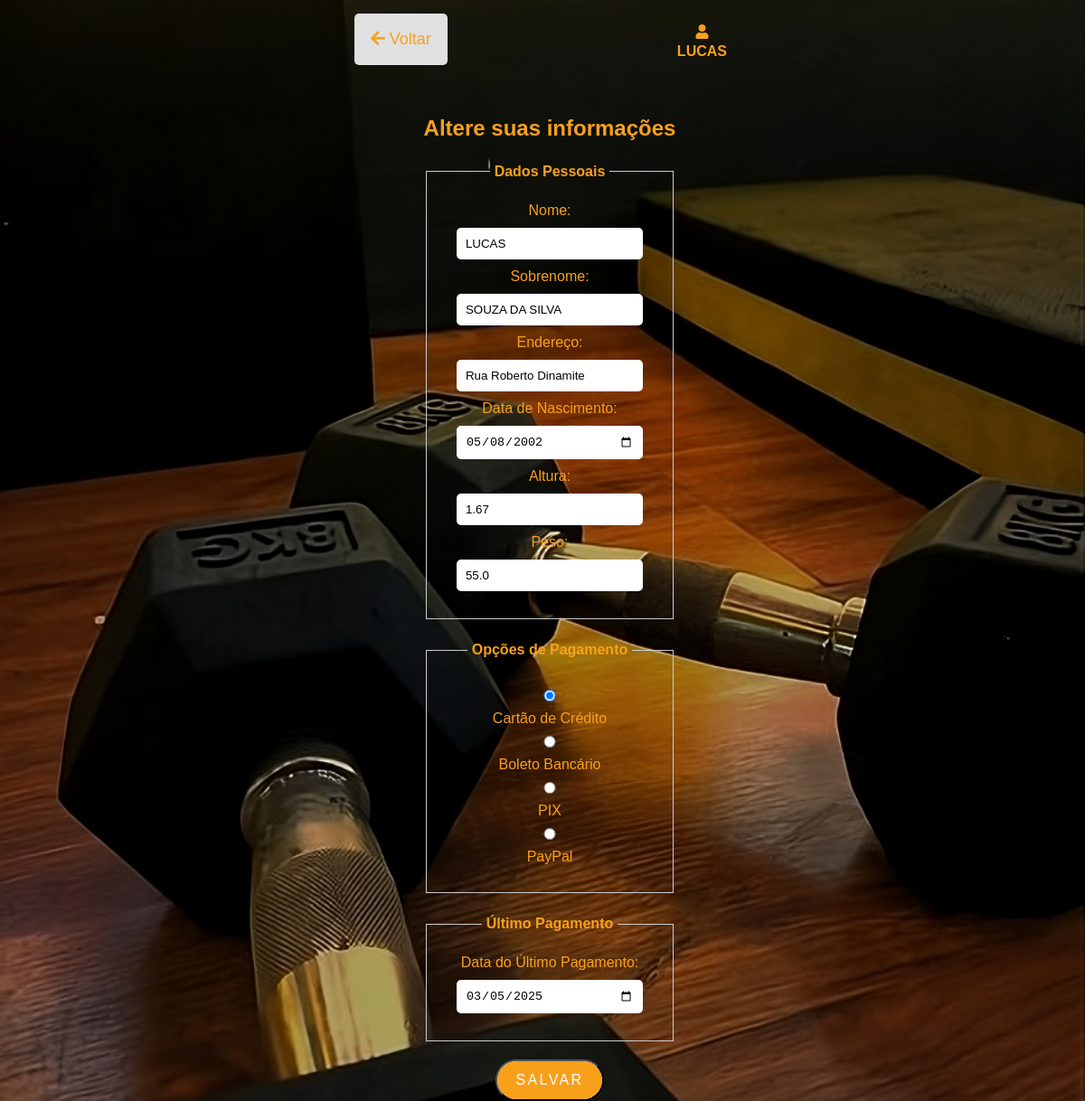
The page /adicionarInfo (signed in) on the database its author committed.
### app.py (models this page shows)
class User(UserMixin, db.Model):
    id = db.Column(db.Integer, primary_key=True)
    first_name = db.Column(db.String(150))
    last_name = db.Column(db.String(150))
    email = db.Column(db.String(150), unique=True, nullable=False)
    data_nascimento = db.Column(db.Date)
    endereco = db.Column(db.String(150))
    contato = db.Column(db.String(50))
    password = db.Column(db.String(150), nullable=False)
    forma_pagamento = db.Column(db.String(50))
    ultimo_pagamento = db.Column(db.Date)
    peso = db.Column(db.Float)
    altura = db.Column(db.Float)
    imc = db.Column(db.Float)

### app.py (the view, shortened to what this page needs)
@app.route('/adicionarInfo', methods=['GET', 'POST'])
@login_required
def adicionarInfo():
    return render_template('adicionarInfo.html', current_user=current_user)

### app.py (called while the page is built)
@login_manager.user_loader
def load_user(user_id):
    return db.session.get(User, int(user_id))

### templates/adicionarInfo.html (shortened to what this page needs)
<!DOCTYPE html>
<html lang="pt-BR">
<head>
    <link rel="stylesheet" href="{{ url_for('static', filename='style.css') }}">
    <link rel="stylesheet" href="https://cdnjs.cloudflare.com/ajax/libs/font-awesome/5.15.3/css/all.min.css">
</head>
<body>
        <nav>
            <div class="top-bar">
                <div class="left-section">
                    <button class="back-button">
                        <a href="{{ url_for('user') }}">
                            <i class="fas fa-arrow-left"></i> Voltar
                        </a>
                    </button>
                </div>
                <div class="right-section">
                    <i class="fas fa-user user-icon"></i>
                    <span class="user-name">{{ current_user.first_name }}</span>
                </div>
            </div>
        </nav>
        <main>
            <h2>Altere suas informações</h2>
            <form action="{{ url_for('adicionarInfo') }}" method="post">
                <fieldset>
                    <legend>Dados Pessoais</legend>
                    <label>Nome:
                        <input type="text" name="nome" value="{{ current_user.first_name }}" required>
                    </label>
                    <label>Sobrenome:
                        <input type="text" name="sobrenome" value="{{ current_user.last_name }}" required>
                    </label>
                    <label>Endereço:
                        <input type="text" name="endereco" value="{{ current_user.endereco }}" required>
                    </label>
                    <label>Data de Nascimento:
                        <input type="date" name="data_nascimento" value="{{ current_user.data_nascimento }}" required>
                    </label>
                    <label>Altura:
                        <input type="text" name="altura" value="{{ current_user.altura }}" required>
                    </label>
                    <label>Peso:
                        <input type="text" name="peso" value="{{ current_user.peso }}" required>
                    </label>
                </fieldset>
                <fieldset>
                    <legend>Opções de Pagamento</legend>
                    <label>
                        <input type="radio" name="forma_pagamento" value="Cartão de Crédito" required
                        {% if current_user.forma_pagamento == 'Cartão de Crédito' %}checked{% endif %}>
                        Cartão de Crédito
                    </label>
                    <label>
                        <input type="radio" name="forma_pagamento" value="Boleto" required
                        {% if current_user.forma_pagamento == 'Boleto' %}checked{% endif %}>
                        Boleto Bancário
                    </label>
                    <label>
                        <input type="radio" name="forma_pagamento" value="Pix" required
                        {% if current_user.forma_pagamento == 'Pix' %}checked{% endif %}>
                        PIX
                    </label>
                    <label>
                        <input type="radio" name="forma_pagamento" value="PayPal" required
                        {% if current_user.forma_pagamento == 'PayPal' %}checked{% endif %}>
                        PayPal
                    </label>
                </fieldset>
                <fieldset>
                    <legend>Último Pagamento</legend>
                    <label>Data do Último Pagamento:
                        <input type="date" name="ultimo_pagamento" value="{{ current_user.ultimo_pagamento }}" required>
                    </label>
                </fieldset>
                <button type="submit" class="button">Salvar</button>
            </form>
        </main>
</body>
</html>

### static/style.css (style rules this page uses)
:root { --cor_letra: #F9A01B; --cor_letra_navegação: #ffffff; --cor_fundoBotao1: #F9A01B; --cor_fundoBotao2: #F9A01B; }
body { font-family: 'Verdana', sans-serif; text-align: center; background: url('../static/image/FundoM.png') no-repeat center center fixed; background-size: cover; background-color: black; height: 100vh; width: 100%; display: flex; flex-direction: column; align-items: center; color: var(--cor_letra); font-size: 16px; }
nav { width: 90vw; display: flex; flex-direction: row; justify-content: space-evenly; height: 30px; margin-top: 20px; margin-bottom: 50px; }
.top-bar { width: 90vw; display: flex; justify-content: space-evenly; align-items: center; background-color: none; padding: 10px; font-family: sans-serif; }
.left-section { display: flex; align-items: center; margin-left: 10px; }
.back-button { background-color: #e0e0e0; border: none; padding: 8px; border-radius: 5px; cursor: pointer; display: flex; align-items: center; }
.back-button i { margin-right: 0px; }
.right-section { height: 32px; display: flex; flex-direction: column; justify-content: space-evenly; font-size: 16px; font-weight: bold; margin-right: 30px; margin-left: -50px; }
.right-section i { margin-top: 0px; margin-bottom: 5px; }
h2 { font-family: 'Verdana', sans-serif; }
a { text-decoration: none; color: #F9A01B; font-size: 18px; margin: 10px; }
fieldset { border: 1px solid #ccc; padding: 20px; margin-bottom: 20px; }
legend { font-weight: bold; padding: 5px; }
label { display: block; margin-bottom: 10px; }
input { display: block; margin: 10px auto; padding: 10px; width: 80%; max-width: 300px; border-radius: 5px; border: none; }
.button { display: inline-block; padding: 0.75rem 1.25rem; border-radius: 10rem; color: #fff; text-transform: uppercase; font-size: 1rem; letter-spacing: 0.15rem; transition: all 0.3s; position: relative; overflow: hidden; z-index: 1; }
.button:after { content: ""; position: absolute; bottom: 0; left: 0; width: 100%; height: 100%; background-color: var(--cor_fundoBotao2); border-radius: 10rem; z-index: -2; }
.button:before { content: ""; position: absolute; bottom: 0; left: 0; width: 0%; height: 100%; background-color: var(--cor_fundoBotao1); transition: all 0.3s; border-radius: 10rem; z-index: -1; }

### rows shown on the page
User: first_name "LUCAS", nome "LUCAS", sobrenome "SOUZA DA SILVA", endereco "Rua Roberto Dinamite", data_nascimento "05/08/2002", altura "1.67", peso "55.0", forma_pagamento "☑ Cartão de Crédito", forma_pagamento "☐ Boleto Bancário", forma_pagamento "☐ PIX", forma_pagamento "☐ PayPal", ultimo_pagamento "03/05/2025"
